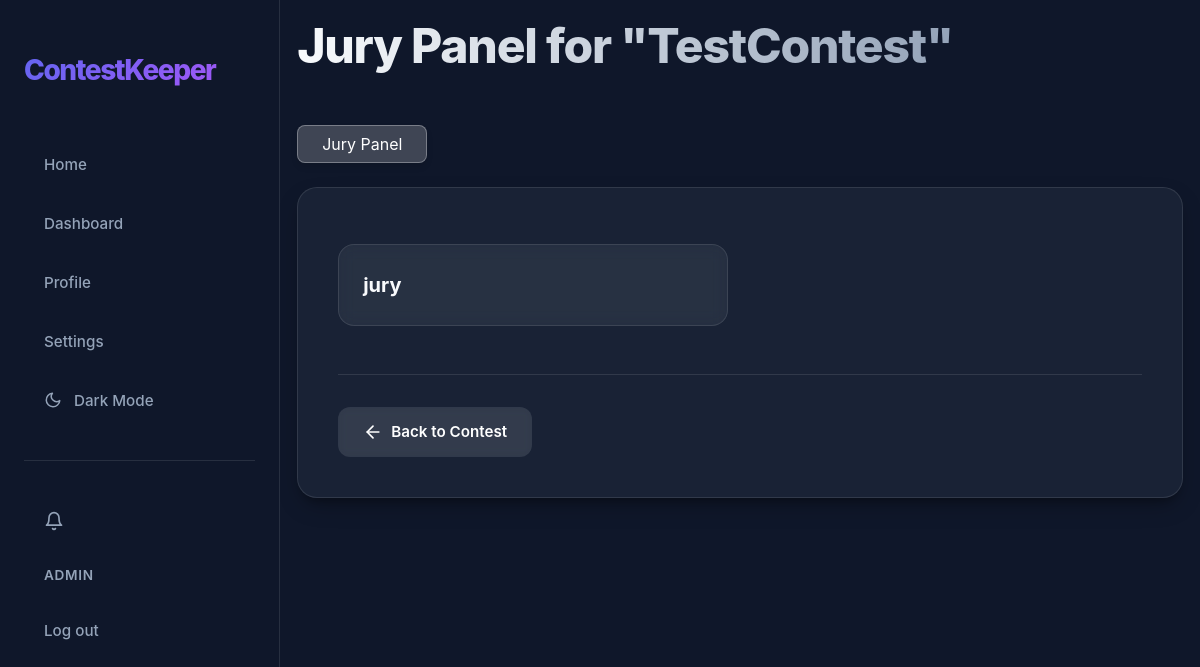
Page /contests/1/jurys/ (signed in) on the committed database.
### app/models.py (models this page shows, shortened)
class User(AbstractUser):
    class Role(models.TextChoices):
        ORGANIZER = "ORGANIZER", "Organizer"
        JURY = "JURY", "Jury"
        PARTICIPANT = "PARTICIPANT", "Participant"
    username = models.CharField(max_length=20, unique=True)
    bio = models.CharField(max_length=200, blank=True)
    role = models.CharField(choices=Role.choices, default=Role.PARTICIPANT)

class Contest(models.Model):
    class Status(models.TextChoices):
        DRAFT = "DRAFT", "Draft"
        REGISTRATION = "REGISTRATION", "Registration"
        RUNNING = "RUNNING", "Running"
        FINISHED = "FINISHED", "Finished"
    name = models.CharField(max_length=20)
    description = models.TextField(max_length=200)
    start_date = models.DateTimeField()
    end_date = models.DateTimeField()
    organizer = models.ForeignKey(User, on_delete=models.CASCADE, related_name="organized_contests", null=True, blank=True)
    status = models.CharField(choices=Status.choices, default=Status.DRAFT)
    is_draft = models.BooleanField(default=True)
    jurys = models.ManyToManyField(User, related_name="judged_contests", blank=True)
    participants = models.ManyToManyField(User, related_name="participated_contests", blank=True)
    teams = models.ManyToManyField(Team, related_name="teams_in_contests", blank=True)

### app/views.py (the view)
# urls.py: path("<int:pk>/jurys/",                     views.ViewJurysView.as_view(),     name="contest_jurys"),
class ViewJurysView(RedirectToRegisterMixin, ListView):
    template_name = "app/jurys.html"
    context_object_name = "jurys"
    def get_queryset(self):
        self.contest = get_object_or_404(Contest, pk=self.kwargs["pk"])
        return self.contest.jurys.all()
    def get_context_data(self, **kwargs):
        return super().get_context_data(contest=self.contest, **kwargs)

### app/context_processors.py (called while the page is built)
def notification_count(request):
    if request.user.is_authenticated:
        return {
            'unread_notification_count': request.user.notifications.filter(is_read=False).count()
        }
    return {'unread_notification_count': 0}

### app/templates/app/jurys.html (shortened to what this page needs)
{% load static %}
<!DOCTYPE html>
<html lang="en">
<head>
    <link rel="stylesheet" href="{% static 'css/common.css' %}">
    <link rel="stylesheet" href="{% static 'css/team.css' %}">
    <link rel="stylesheet" href="{% static 'css/teams.css' %}">
    <link href="{% static 'fonts/origin.css' %}" rel="stylesheet">
</head>
<body>
    {% include "app/nav.html" %}
    <main class="dashboard-container">
        <header class="dashboard-header">
            <h1 id="h1" class="animate-fade-in">Jury Panel for "{{ contest.name }}"</h1>
        </header>
        <div class="tabs-header animate-fade-in delay-1">
            <button class="tab-btn active" onclick="switchTab(event, 'jurys')">Jury Panel</button>
        </div>
        <div class="glass-panel animate-fade-in delay-1">
            <div id="jurys-panel" class="tab-panel active">
                {% if jurys %}
                <ul class="teams-list">
                    {% for jury in jurys %}
                    <li>
                        <div class="team-card">
                            <span class="team-name">{{ jury.username }}</span>
                        </div>
                    </li>
                    {% endfor %}
                </ul>
                {% else %}
                <div class="empty-state">
                    <p>No jurys assigned to this contest yet.</p>
                </div>
                {% endif %}
            </div>
            <div class="actions-footer">
                <a href="{% url 'contest_detail' pk=contest.pk %}" class="btn btn-secondary">
                    <svg width="20" height="20" viewBox="0 0 24 24" fill="none" stroke="currentColor" stroke-width="2"
                        stroke-linecap="round" stroke-linejoin="round">
                        <line x1="19" y1="12" x2="5" y2="12"></line>
                        <polyline points="12 19 5 12 12 5"></polyline>
                    </svg>
                    Back to Contest
                </a>
            </div>
        </div>
    </main>
</body>
</html>

### app/templates/app/nav.html (shortened to what this page needs)
{% load static %}
<nav id="nav">
    <div class="nav-container">
        <a href="{% url 'home' %}" class="nav-logo">ContestKeeper</a>
        <div class="nav-links">
            <button data-url="{% url 'home' %}" class="nav-link" id="homeBtn">Home</button>
            <button data-url="{% url 'dashboard' %}" class="nav-link" id="dashboardBtn">Dashboard</button>
            <button data-url="{% url 'profile' %}" class="nav-link" id="profileBtn">Profile</button>
            <button data-url="{% url 'settings' %}" class="nav-link" id="settingsBtn">Settings</button>
            <button id="themeToggle" class="nav-link" aria-label="Toggle theme">
                <svg id="themeIcon" width="18" height="18" viewBox="0 0 24 24" fill="none" stroke="currentColor" stroke-width="2" stroke-linecap="round" stroke-linejoin="round" style="margin-right: 0.75rem;">
                    <path d="M21 12.79A9 9 0 1 1 11.21 3 7 7 0 0 0 21 12.79z"></path>
                </svg>
                <span id="themeText">Dark Mode</span>
            </button>
            <hr class="nav-auth-divider">
            {% if user.is_authenticated %}
            <button data-url="{% url 'notification_list' %}" class="nav-link notification-btn" id="notificationsBtn">
                <svg width="20" height="20" viewBox="0 0 24 24" fill="none" stroke="currentColor" stroke-width="2" stroke-linecap="round" stroke-linejoin="round">
                    <path d="M18 8A6 6 0 0 0 6 8c0 7-3 9-3 9h18s-3-2-3-9"></path>
                    <path d="M13.73 21a2 2 0 0 1-3.46 0"></path>
                </svg>
            </button>
            <span class="nav-user">{{ user.username }}</span>
            <form method="post" action="{% url 'logout' %}" class="nav-logout-form">
                <button type="submit" class="nav-link">Log out</button>
            </form>
            {% else %}
            <a href="{% url 'register' %}" class="nav-link">Register</a>
            <a href="{% url 'login' %}" class="nav-link">Log in</a>
            {% endif %}
        </div>
    </div>
</nav>
<link rel="stylesheet" href="{% static 'css/nav.css' %}">

### app/static/css/common.css (style rules this page uses)
:root { --primary: #6366f1; --primary-hover: #4f46e5; --secondary: #a855f7; --bg-dark: #0f172a; --bg-card: rgba(30, 41, 59, 0.7); --text-main: #f8fafc; --text-muted: #94a3b8; --border: rgba(255, 255, 255, 0.1); --glass: rgba(255, 255, 255, 0.05); --glass-hover: rgba(255, 255, 255, 0.1); --input-bg: rgba(15, 23, 42, 0.6); --input-bg-focus: rgba(15, 23, 42, 0.8); --input-text: #ffffff; --shadow-lg: 0 10px 25px -5px rgba(0, 0, 0, 0.3), 0 8px 10px -6px rgba(0, 0, 0, 0.3); }
* { margin: 0; box-sizing: border-box; }
body { background-color: var(--bg-dark); color: var(--text-main); font-family: "Inter", -apple-system, BlinkMacSystemFont, "Segoe UI", Roboto, Helvetica, Arial, sans-serif; line-height: 1.6; min-height: 100vh; }
.dashboard-container { width: 98%; margin: 0 auto; padding: 0.5rem; }
h1, h2, h3 { color: var(--text-main); letter-spacing: -0.025em; }
#h1 { font-size: 3rem; font-weight: 800; background: linear-gradient(to right, var(--text-main), var(--text-muted)); -webkit-background-clip: text; background-clip: text; -webkit-text-fill-color: transparent; margin-bottom: -0.5rem; }
.glass-panel, .contest-card { display: flex; background: var(--bg-card); backdrop-filter: blur(12px); -webkit-backdrop-filter: blur(12px); border: 1px solid var(--border); border-radius: 1.25rem; transition: all 0.4s cubic-bezier(0.4, 0, 0.2, 1); box-shadow: var(--shadow-lg); min-height: 30vh; min-width: 320px; padding: 2.5rem; flex-direction: column; }
.btn { display: inline-flex; align-items: center; justify-content: center; padding: 0.75rem 1.5rem; border-radius: 0.75rem; font-weight: 600; font-size: 0.95rem; font-family: inherit; text-decoration: none; transition: all 0.2s ease; cursor: pointer; border: 1px solid transparent; gap: 0.5rem; }
.btn-secondary { background: rgba(255, 255, 255, 0.1); color: white; backdrop-filter: blur(4px); }
.dashboard-header { display: flex; justify-content: space-between; align-items: center; margin-bottom: 3rem; }

### app/static/css/team.css (style rules this page uses)
.teams-list { list-style: none; padding: 0; display: grid; grid-template-columns: repeat(auto-fill, minmax(280px, 1fr)); gap: 1.5rem; margin-top: 1rem; }
.team-card { background: var(--glass); border: 1px solid var(--border); border-radius: 1rem; padding: 1.5rem; display: flex; justify-content: space-between; align-items: center; backdrop-filter: blur(8px); -webkit-backdrop-filter: blur(8px); transition: all 0.3s cubic-bezier(0.4, 0, 0.2, 1); }
.team-name { font-size: 1.25rem; font-weight: 700; color: var(--text-main); }
.actions-footer { margin-top: 3rem; padding-top: 2rem; border-top: 1px solid var(--border); }
.animate-fade-in { animation: fadeInUp 0.5s ease forwards; }
.delay-1 { animation-delay: 0.1s; }

### app/static/css/teams.css (style rules this page uses)
.tabs-header { display: flex; gap: 1rem; margin-bottom: 1.5rem; }
.tab-btn { background: rgba(255, 255, 255, 0.05); border: 1px solid rgba(255, 255, 255, 0.1); color: rgba(255, 255, 255, 0.8); padding: 0.5rem 1.5rem; border-radius: 8px; cursor: pointer; font-family: inherit; font-size: 1rem; backdrop-filter: blur(10px); transition: all 0.2s ease; }
.tab-btn.active { background: rgba(255, 255, 255, 0.2); border-color: rgba(255, 255, 255, 0.3); color: #fff; box-shadow: 0 4px 6px rgba(0, 0, 0, 0.1); }
.tab-panel { display: none; }
.tab-panel.active { display: block; }

### rows in the picture
User: username "ADMIN"
Contest: name "TestContest"
User: username "jury"
